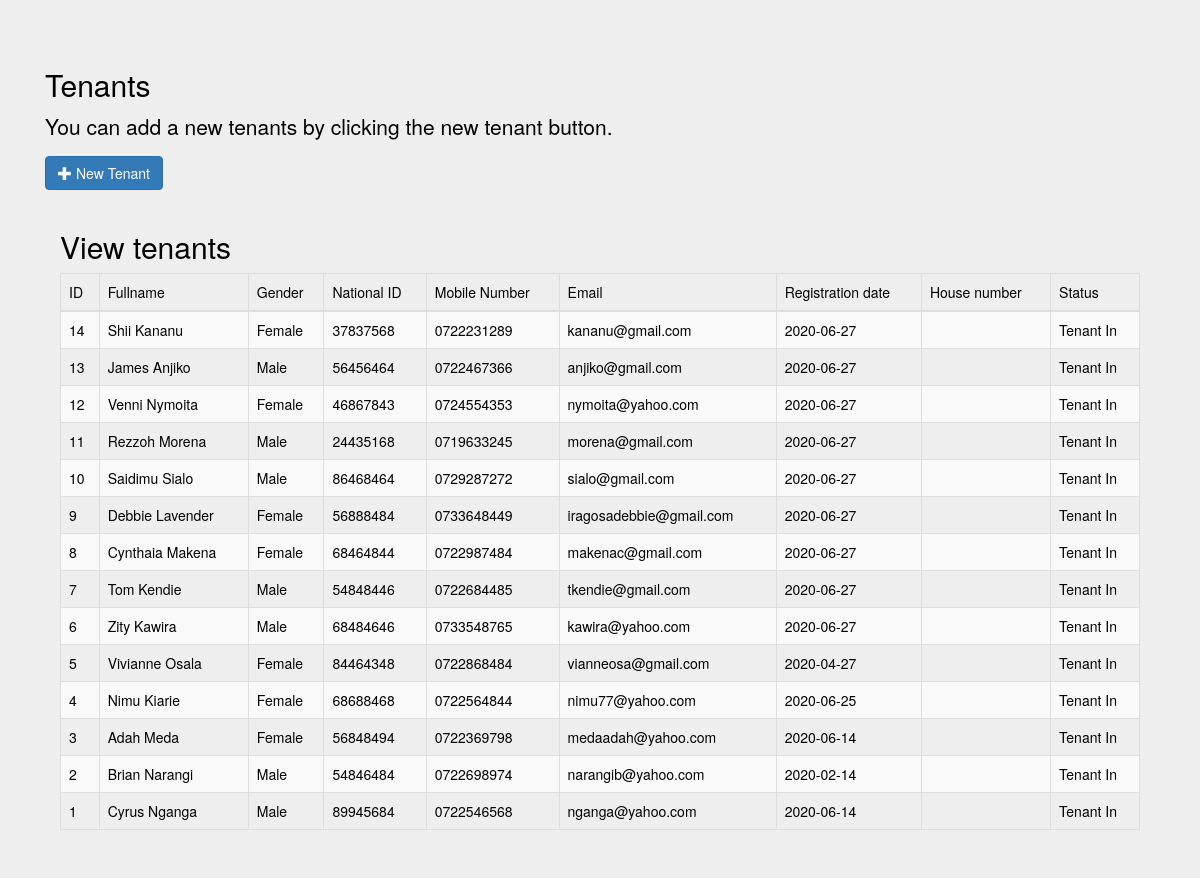
The page /tenantsform.php on the database its author committed.
### tables this page shows
CREATE TABLE `tenants` (
  `id` int(11) NOT NULL,
  `fullname` varchar(100) NOT NULL,
  `gender` varchar(20) NOT NULL,
  `national_id` varchar(50) NOT NULL,
  `mobile_number` varchar(50) NOT NULL,
  `email` varchar(100) NOT NULL,
  `registration_date` varchar(50) NOT NULL,
  `house_number` varchar(100) NOT NULL,
  `status` varchar(100) NOT NULL,
  `datentime` timestamp NOT NULL DEFAULT CURRENT_TIMESTAMP
);

### tenantsform.php (the view, shortened to what this page needs)
<!DOCTYPE html>
<html>
<head>
  <link rel="stylesheet" href="https://maxcdn.bootstrapcdn.com/bootstrap/3.3.6/css/bootstrap.min.css" />
  <link rel="stylesheet" href="https://cdn.datatables.net/1.10.12/css/dataTables.bootstrap.min.css" />
  <link rel="stylesheet" href="../try/bootstrap/css/bootstrap.min.css">
  <link rel="stylesheet" href="https://maxcdn.bootstrapcdn.com/bootstrap/3.4.0/css/bootstrap.min.css">
</head>
<body class="jumbotron">
  <div class="container ">
    <div class="container">
      <h2>Tenants</h2>
      <p>You can add a new tenants by clicking the new tenant button.</p>
      <button  type="button" class="btn btn-primary" data-toggle="collapse" data-target="#demo"><span class="glyphicon glyphicon-plus"></span> New Tenant </button>
    </div>
    <br>
    <div class="container">
      <div class="col-md-12 ">
        <div class="card">
          <div class="card-header">
            <h2>View tenants</h2>
          </div>
          <div class="card-body">
            <div class="table-responsive">
              <table id="housestable" class="table table-striped table-bordered">
                    <thead>
                      <tr>
                        <td>ID</td>
                        <td>Fullname</td>
                        <td>Gender</td>
                        <td>National ID</td>
                        <td>Mobile Number</td>
                        <td>Email</td>
                        <td>Registration date</td>
                        <td>House number</td>
                        <td>Status</td>
                      </tr>
                    </thead>
                    <?php
                    $query= "select * from tenants order by id desc";
                    $result=mysqli_query($con, $query);
                    while ($row = mysqli_fetch_array($result)){
                      echo '<tr>
                                <td>'.$row["id"].'</td>
                                <td>'.$row["fullname"].'</td>
                                <td>'.$row["gender"].'</td>
                                <td>'.$row["national_id"].'</td>
                                <td>'.$row["mobile_number"].'</td>
                                <td>'.$row["email"].'</td>
                                <td>'.$row["registration_date"].'</td>
                                <td>'.$row["house"].'</td>
                                <td>'.$row["status"].'</td>
                            </tr>';
                    }
                     ?>
              </table>
            </div>
          </div>
        </div>
      </div>
    </div>
  </div>
</body>
</html>

### rows shown on the page
tenants: id "14", fullname "Shii Kananu", gender "Female", national "37837568", mobile_number "0722231289", email "kananu@gmail.com", registration_date "2020-06-27", status "Tenant In"
tenants: id "13", fullname "James Anjiko", gender "Male", national "56456464", mobile_number "0722467366", email "anjiko@gmail.com", registration_date "2020-06-27", status "Tenant In"
tenants: id "12", fullname "Venni Nymoita", gender "Female", national "46867843", mobile_number "0724554353", email "nymoita@yahoo.com", registration_date "2020-06-27", status "Tenant In"
tenants: id "11", fullname "Rezzoh Morena", gender "Male", national "24435168", mobile_number "0719633245", email "morena@gmail.com", registration_date "2020-06-27", status "Tenant In"
tenants: id "10", fullname "Saidimu Sialo", gender "Male", national "86468464", mobile_number "0729287272", email "sialo@gmail.com", registration_date "2020-06-27", status "Tenant In"
tenants: id "9", fullname "Debbie Lavender", gender "Female", national "56888484", mobile_number "0733648449", email "iragosadebbie@gmail.com", registration_date "2020-06-27", status "Tenant In"
tenants: id "8", fullname "Cynthaia Makena", gender "Female", national "68464844", mobile_number "0722987484", email "makenac@gmail.com", registration_date "2020-06-27", status "Tenant In"
tenants: id "7", fullname "Tom Kendie", gender "Male", national "54848446", mobile_number "0722684485", email "tkendie@gmail.com", registration_date "2020-06-27", status "Tenant In"
tenants: id "6", fullname "Zity Kawira", gender "Male", national "68484646", mobile_number "0733548765", email "kawira@yahoo.com", registration_date "2020-06-27", status "Tenant In"
tenants: id "5", fullname "Vivianne Osala", gender "Female", national "84464348", mobile_number "0722868484", email "vianneosa@gmail.com", registration_date "2020-04-27", status "Tenant In"
tenants: id "4", fullname "Nimu Kiarie", gender "Female", national "68688468", mobile_number "0722564844", email "nimu77@yahoo.com", registration_date "2020-06-25", status "Tenant In"
tenants: id "3", fullname "Adah Meda", gender "Female", national "56848494", mobile_number "0722369798", email "medaadah@yahoo.com", registration_date "2020-06-14", status "Tenant In"
tenants: id "2", fullname "Brian Narangi", gender "Male", national "54846484", mobile_number "0722698974", email "narangib@yahoo.com", registration_date "2020-02-14", status "Tenant In"
tenants: id "1", fullname "Cyrus Nganga", gender "Male", national "89945684", mobile_number "0722546568", email "nganga@yahoo.com", registration_date "2020-06-14", status "Tenant In"
